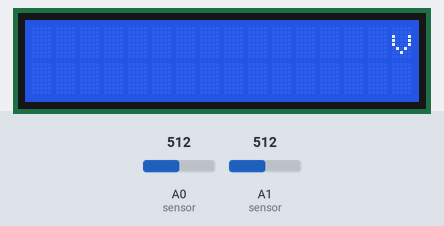
A sketch run on a simulated Arduino Uno, built with avr-gcc and run on an emulated ATmega328P. On the bench: 16×2 character LCD. Inputs (shaded band) come from the test bench; at power-on: A0 (sensor) = 512, A1 (sensor) = 512. What the sketch prints to the serial monitor is not drawn.

Above: at 0.93 s.
At 6.1 s:
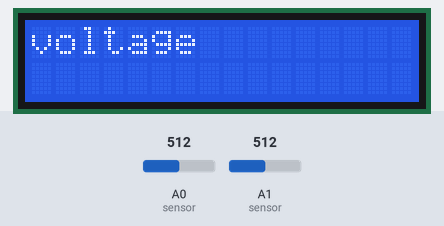
At 17.1 s:
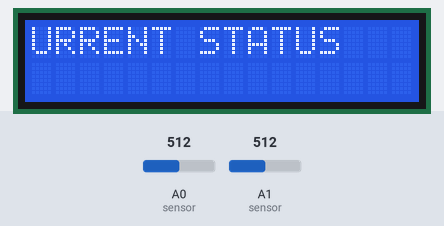
At 23.1 s:
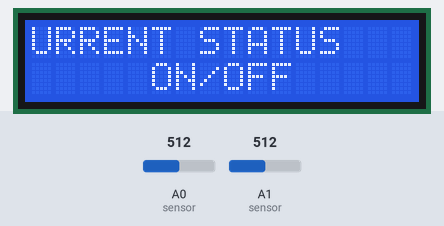
At 30.2 s:
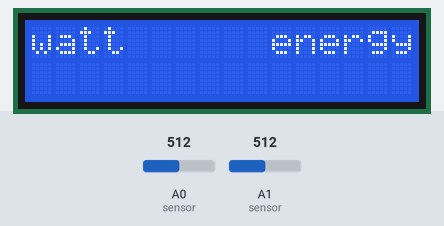
At 35.2 s:
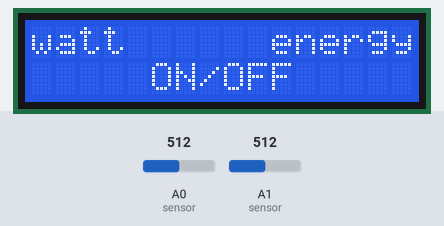

Measured:
- what the display in image 1 shows lasts 0.7 s, from 6.1 s to 6.8 s
- what the display in image 2 shows lasts 1.7 s, from 17.1 s to 18.8 s

The sketch:

gsm_send_and_rec.ino
```cpp
#include <SPI.h>
#include <LiquidCrystal.h>
#include <SoftwareSerial.h>

SoftwareSerial mySerial(10,9);

LiquidCrystal lcd(12, 11, 5, 4, 3, 2);
//int backLight = 13;    // pin 9 will control the backlight
//int lallight= 22;
float sample1=0; // for voltage
float sample2=0; // for current
float voltage=0.0;
float val; // current callibration
float actualval; // read the actual current from ACS 712
float amps=0.0;
float totamps=0.0;
float avgamps=0.0;
float amphr=0.0;
float watt=0.0;
float energy=0.0;

int i = 0;
int j = 0;
int k = 0;
int delayTime2 = 350; // Delay between shifts


void scrollInFromRight (int line, char str1[])
{
  i = strlen(str1);
  for (j = 16; j >= 0; j--)
  {
    lcd.setCursor(0, line);
  for (k = 0; k <= 15; k++) {
    lcd.print(" "); // Clear line
  }

  lcd.setCursor(j, line);
  lcd.print(str1);
  delay(delayTime2);

  }

}


void scrollInFromLeft (int line, char str1[]){

i = 40 - strlen(str1);
line = line - 1;

for (j = i; j <= i + 16; j++) {
for (k = 0; k <= 15; k++) {

lcd.print(" "); // Clear line

}

lcd.setCursor(j, line);
lcd.print(str1);
delay(delayTime2);

}

}


void setup() {


  mySerial.begin(9600);   // Setting the baud rate of GSM Module
  Serial.begin(9600);    // Setting the baud rate of Serial Monitor (Arduino)


  Serial.println("Starting test ...");
  lcd.begin(16, 2);
  lcd.clear();
  lcd.print("Test Only");


}

void loop()
{
  lcd.clear();

long milisec = millis(); // calculate time in milisec
long time=milisec/1000; // convert time to sec


for(int i=0;i<150;i++)
  {
    sample1+=analogRead(A0);  //read the voltage from the sensor
    sample2+=analogRead(A1); //read the current from sensor
    delay(2);
  }
   sample1=sample1/150;
   sample2=sample2/150;


   voltage=sample1*(250.0 / 1024.0);
   val =(4.89*sample2)/1024.0;
   actualval =val-2.5; // offset voltage is 2.5v

   amps = actualval*10; // 100mv/A from data sheet
   totamps=totamps+amps; // total amps
   avgamps=totamps/time; // average amps
   amphr=(avgamps*time)/3600;  // amphour
   watt =voltage*amps;    // power=voltage*current
   //energy=(watt*time)/3600;   //energy in watt hour
   energy=(watt*time)/(1000*3600);   // energy in kWh
   //int x1=voltage,ampps;


  scrollInFromRight(0, "voltage");
  scrollInFromRight(1, "watt      energy");

  lcd.clear();

  scrollInFromLeft(0, "CURRENT STATUS");
  scrollInFromLeft(1, "POWER ON/OFF");

  lcd.clear();

  scrollInFromRight(0, "watt      energy");
  scrollInFromLeft(1, "POWER ON/OFF");

  lcd.clear();


  if (Serial.available()>0)
   switch(Serial.read())
  {
    case 's':
      Serial.println("Sending");
      SendMessage();
      Serial.println("Send");
      break;
    case 'r':
      Serial.println("Recieving");
      RecieveMessage();
      Serial.println("Recieved");
      break;
  }

 while (mySerial.available()>0)
   Serial.write(mySerial.read());

}

 void SendMessage()
{
  mySerial.println("AT+CMGF=1");    //Sets the GSM Module in Text Mode
  delay(1000);  // Delay of 1000 milli seconds or 1 second
  mySerial.println("AT+CMGS=\"+919325479574\"\r"); // Replace x with mobile number
  delay(1000);
  mySerial.println(watt);// The SMS text you want to send
  mySerial.println(voltage);// The SMS text you want to send
  mySerial.println(energy);// The SMS text you want to send
  mySerial.println(amps);// The SMS text you want to send
  delay(100);
  mySerial.println((char)26);// ASCII code of CTRL+Z
  delay(1000);
}


 void RecieveMessage()
{
  mySerial.println("AT+CNMI=2,2,0,0,0"); // AT Command to receive a live SMS
  delay(1000);
 }
```
